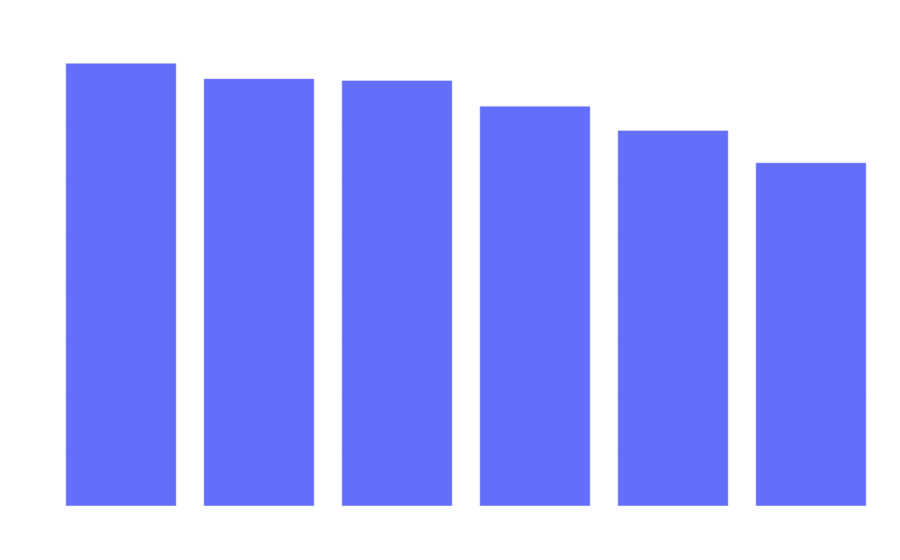

Notebook code cell kept with this figure:
### Code cell
temp_list = prom_temp.sort_values(ascending=False).reset_index().rename(columns={0:"temp"})
print(temp_list)
fig = px.bar(temp_list, x="city", y="temp", 
                        title=f"         Average Temperature about city")
fig.update_layout(
        plot_bgcolor='rgba(0, 0, 0, 0)',
        paper_bgcolor='rgba(0, 0, 0, 0)',
        font=dict(color='white'),
        title_font=dict(color='white'),
        legend=dict(font=dict(color='white')),
        xaxis=dict(title='cities', color='white'),
        yaxis=dict(title='rainy days', color='white', gridcolor='rgba(255, 255, 255, 0.4)'),
        autosize=True,
        margin=dict(l=20, r=20, t=40, b=40)
    )
fig.show()

### Figure 1 — Plotly figure (JSON) as saved in the notebook; plotly's stock layout.template omitted (floating-point values rounded to 4 significant figures)
{"data": [{"hovertemplate": "city=%{x}<br>temp=%{y}<extra></extra>", "legendgroup": "", "marker": {"color": "#636efa", "pattern": {"shape": ""}}, "name": "", "orientation": "v", "showlegend": false, "textposition": "auto", "type": "bar", "x": ["Vigo", "Pontevedra", "Coruña", "Ourense", "Santiago de Compostela", "Lugo"], "xaxis": "x", "y": [16.26, 15.7, 15.64, 14.69, 13.79, 12.61], "yaxis": "y"}], "layout": {"autosize": true, "barmode": "relative", "font": {"color": "white"}, "legend": {"font": {"color": "white"}, "tracegroupgap": 0}, "margin": {"b": 40, "l": 20, "r": 20, "t": 40}, "paper_bgcolor": "rgba(0, 0, 0, 0)", "plot_bgcolor": "rgba(0, 0, 0, 0)", "title": {"font": {"color": "white"}, "text": "         Average Temperature about city"}, "xaxis": {"anchor": "y", "color": "white", "domain": [0, 1], "title": {"text": "cities"}}, "yaxis": {"anchor": "x", "color": "white", "domain": [0, 1], "gridcolor": "rgba(255, 255, 255, 0.4)", "title": {"text": "rainy days"}}}}
